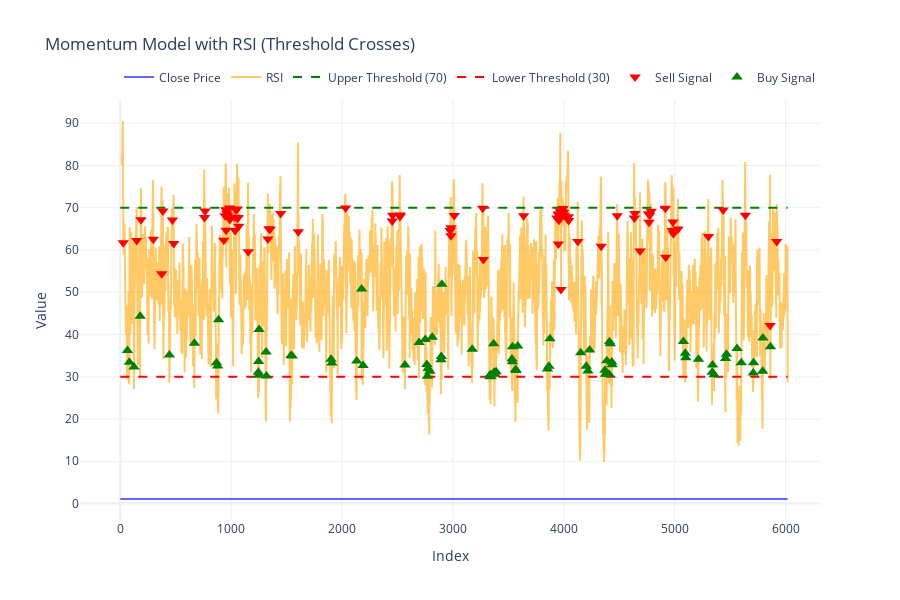

Notebook source saved alongside this figure:
### Code cell
# Create the figure
fig = go.Figure()

# Add close price line
fig.add_trace(go.Scatter(
    x=data.index, 
    y=data['close'], 
    mode='lines', 
    name='Close Price',
    line=dict(color='blue', width=2),
    opacity=0.6
))

# Add RSI line
fig.add_trace(go.Scatter(
    x=data.index, 
    y=data['RSI'], 
    mode='lines', 
    name='RSI',
    line=dict(color='orange', width=2),
    opacity=0.6
))

# Add upper threshold
fig.add_trace(go.Scatter(
    x=data.index, 
    y=[upper_threshold] * len(data), 
    mode='lines', 
    name='Upper Threshold (70)',
    line=dict(color='green', dash='dash'),
))

# Add lower threshold
fig.add_trace(go.Scatter(
    x=data.index, 
    y=[lower_threshold] * len(data), 
    mode='lines', 
    name='Lower Threshold (30)',
    line=dict(color='red', dash='dash'),
))

# Add sell signals
fig.add_trace(go.Scatter(
    x=data.index[data['Sell_Signal']], 
    y=data['RSI'][data['Sell_Signal']], 
    mode='markers', 
    name='Sell Signal',
    marker=dict(color='red', size=10, symbol='triangle-down')
))

# Add buy signals
fig.add_trace(go.Scatter(
    x=data.index[data['Buy_Signal']], 
    y=data['RSI'][data['Buy_Signal']], 
    mode='markers', 
    name='Buy Signal',
    marker=dict(color='green', size=10, symbol='triangle-up')
))

# Update layout
fig.update_layout(
    title='Momentum Model with RSI (Threshold Crosses)',
    xaxis_title='Index',
    yaxis_title='Value',
    legend=dict(orientation="h", yanchor="bottom", y=1.02, xanchor="right", x=1),
    template='plotly_white',
    height=600
)

### Figure 1 — Plotly figure (JSON) as saved in the notebook; plotly's stock layout.template omitted (floating-point values rounded to 4 significant figures; data arrays with more than 128 entries replaced by an {"elided": "..."} marker saying what was removed)
{"data": [{"line": {"color": "blue", "width": 2}, "mode": "lines", "name": "Close Price", "opacity": 0.6, "type": "scatter", "x": {"elided": "6020 int values"}, "y": {"elided": "6020 float values"}}, {"line": {"color": "orange", "width": 2}, "mode": "lines", "name": "RSI", "opacity": 0.6, "type": "scatter", "x": {"elided": "6020 int values"}, "y": {"elided": "6020 float values"}}, {"line": {"color": "green", "dash": "dash"}, "mode": "lines", "name": "Upper Threshold (70)", "type": "scatter", "x": {"elided": "6020 int values"}, "y": {"elided": "6020 int values"}}, {"line": {"color": "red", "dash": "dash"}, "mode": "lines", "name": "Lower Threshold (30)", "type": "scatter", "x": {"elided": "6020 int values"}, "y": {"elided": "6020 int values"}}, {"marker": {"color": "red", "size": 10, "symbol": "triangle-down"}, "mode": "markers", "name": "Sell Signal", "type": "scatter", "x": [27, 149, 187, 298, 374, 384, 471, 482, 760, 765, 934, 946, 952, 955, 963, 971, 985, 988, 1033, 1036, 1041, 1055, 1059, 1061, 1068, 1154, 1332, 1341, 1350, 1447, 1606, 2032, 2453, 2457, 2523, 2526, 2976, 2982, 2984, 3012, 3269, 3275, 3638, 3939, 3948, 3951, 3957, 3964, 3968, 3971, 3975, 3981, 3990, 3994, 3997, 4004, 4042, 4044, 4127, 4338, 4482, 4637, 4642, 4688, 4766, 4769, 4775, 4789, 4916, 4920, 4979, 4985, 4989, 5031, 5305, 5437, 5638, 5861, 5921], "y": [61.68, 62.22, 67.16, 62.52, 54.36, 69.23, 67.08, 61.54, 67.68, 69.2, 62.28, 68.08, 69.52, 64.67, 68.69, 68.22, 69.9, 67.24, 67.72, 64.6, 69.49, 69.72, 67.49, 67.68, 65.61, 59.56, 62.57, 65.02, 64.92, 68.66, 64.34, 69.93, 66.85, 68.19, 67.89, 68.29, 64.59, 63.37, 65.26, 68.15, 69.87, 57.76, 68.09, 67.55, 68.5, 61.44, 67.05, 67.45, 69.19, 67.86, 50.68, 68.57, 69.0, 69.79, 68.8, 68.2, 67.89, 66.99, 61.99, 60.89, 68.12, 67.57, 68.61, 59.74, 68.57, 66.53, 68.24, 69.15, 69.85, 58.27, 64.62, 66.61, 63.82, 64.94, 63.18, 69.48, 68.22, 42.15, 62.02]}, {"marker": {"color": "green", "size": 10, "symbol": "triangle-up"}, "mode": "markers", "name": "Buy Signal", "type": "scatter", "x": [65, 82, 124, 180, 443, 669, 868, 878, 887, 1245, 1248, 1250, 1252, 1315, 1318, 1540, 1551, 1901, 1909, 2133, 2177, 2190, 2568, 2695, 2751, 2765, 2770, 2776, 2793, 2814, 2893, 2896, 2900, 3174, 3334, 3336, 3341, 3367, 3371, 3377, 3390, 3533, 3536, 3538, 3566, 3570, 3585, 3853, 3866, 3875, 4153, 4203, 4218, 4233, 4372, 4376, 4388, 4410, 4412, 4420, 4433, 4436, 5079, 5096, 5101, 5215, 5339, 5342, 5356, 5459, 5467, 5563, 5601, 5709, 5712, 5794, 5796, 5864], "y": [36.24, 33.41, 32.31, 44.31, 35.16, 37.92, 33.32, 32.57, 43.48, 31.08, 33.58, 30.35, 41.2, 35.85, 30.16, 35.03, 34.89, 34.13, 33.28, 33.75, 50.75, 32.67, 32.79, 38.11, 38.83, 32.87, 30.11, 31.97, 31.31, 39.32, 34.05, 34.79, 51.86, 36.48, 30.0, 30.5, 30.11, 37.84, 31.07, 30.57, 31.19, 34.2, 33.53, 37.07, 31.71, 31.48, 37.26, 31.87, 32.51, 39.02, 35.66, 32.48, 31.34, 36.33, 31.54, 30.59, 33.76, 30.54, 38.29, 37.81, 33.48, 32.87, 38.33, 35.59, 34.48, 34.15, 31.06, 32.76, 30.47, 34.3, 35.32, 36.72, 33.32, 30.87, 33.33, 31.29, 39.17, 37.09]}], "layout": {"height": 600, "legend": {"orientation": "h", "x": 1, "xanchor": "right", "y": 1.02, "yanchor": "bottom"}, "title": {"text": "Momentum Model with RSI (Threshold Crosses)"}, "xaxis": {"title": {"text": "Index"}}, "yaxis": {"title": {"text": "Value"}}}}
